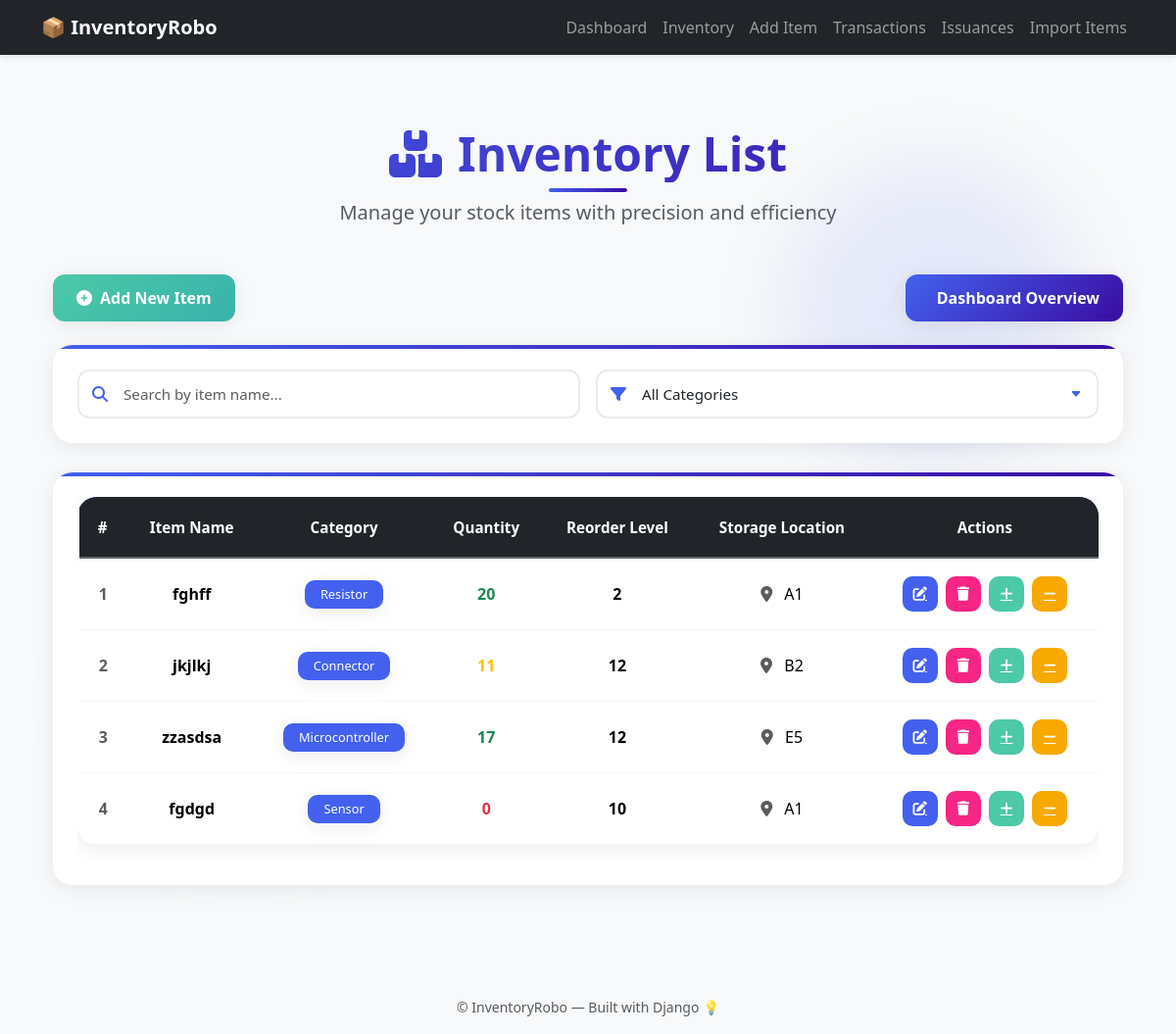
/inventory/, run on an earlier commit of the app's database.
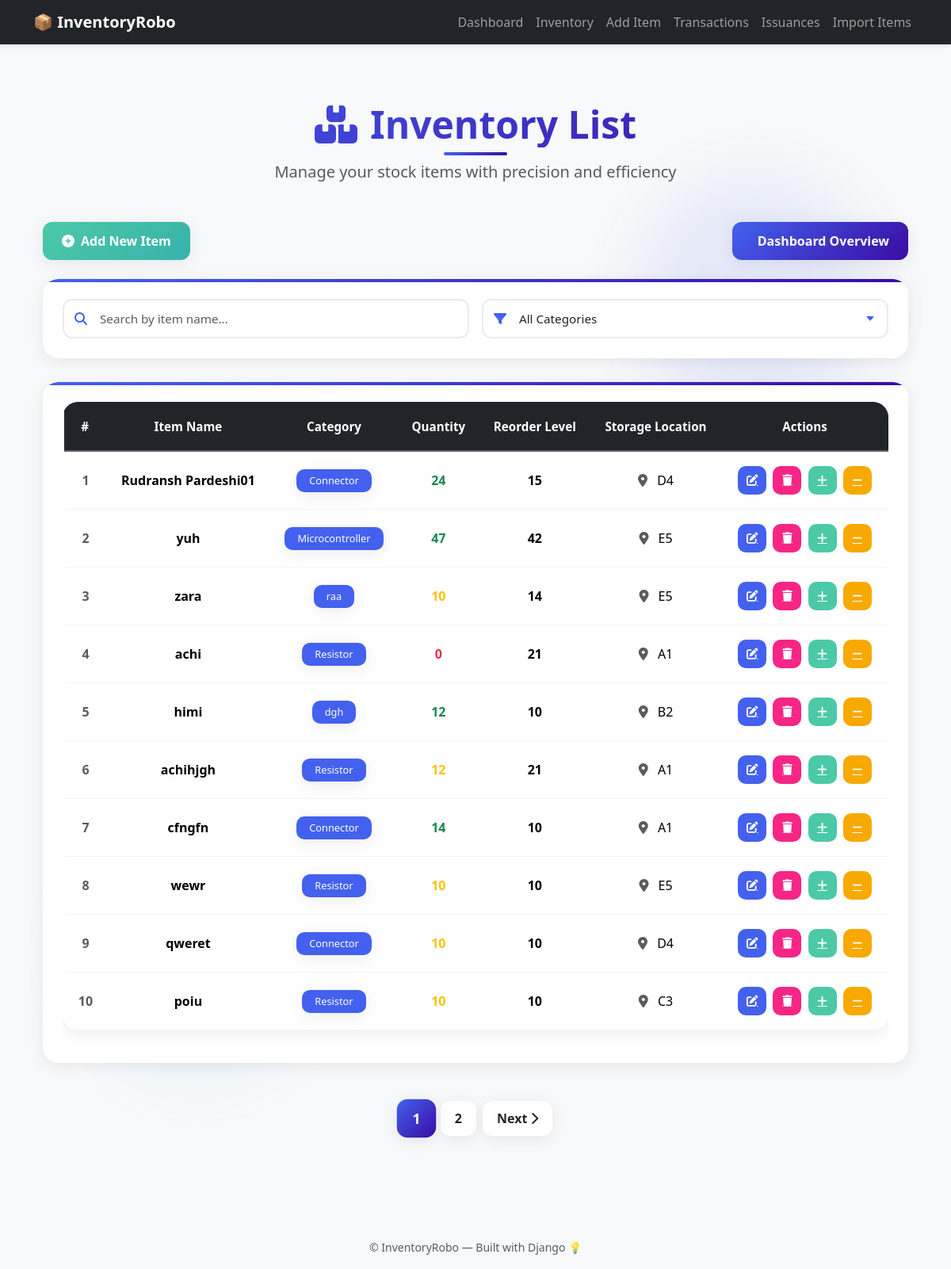
And on a later commit of the database.
### inventory/models.py (models this page shows, shortened)
class Item(models.Model):
    serial_no = models.PositiveIntegerField(unique=True, blank=True, null=True)
    name = models.CharField(max_length=100)
    category = models.CharField(max_length=50, choices=CATEGORY_CHOICES)
    custom_category = models.CharField(max_length=100, blank=True, null=True)
    quantity = models.PositiveIntegerField(default=0)
    reorder_level = models.PositiveIntegerField(default=5)
    unit_price = models.DecimalField(max_digits=10, decimal_places=2)
    supplier = models.CharField(max_length=100, blank=True, null=True)
    location = models.CharField(max_length=100, blank=True, null=True)
    description = models.TextField(blank=True, null=True)
    created_at = models.DateTimeField(auto_now_add=True)
    storage_location = models.CharField(max_length=10, blank=True, null=True, editable=False)

### inventory/views.py (the view)
# urls.py: path('inventory/', views.inventory_list, name='inventory_list'),
def inventory_list(request):
    items = Item.objects.all().order_by('serial_no')
    paginator = Paginator(items, 10)
    page_number = request.GET.get('page')
    page_obj = paginator.get_page(page_number)
    context = {
        'items': items,
        'CATEGORIES': get_all_categories(),
        'page_obj': page_obj,
    }
    return render(request, 'inventory/inventory_list.html', context)

### inventory/utils.py (called while the page is built)
def get_all_categories():
    return (
        Item.objects
        .exclude(category__isnull=True)
        .exclude(category__exact='')
        .values_list('category', flat=True)
        .distinct()
        .order_by('category')
    )

### inventory/templates/inventory/inventory_list.html (shortened to what the changed rows need)
{% extends 'inventory/base.html' %}
{% load static %}
{% block content %}
<link rel="stylesheet" href="https://cdnjs.cloudflare.com/ajax/libs/font-awesome/6.5.0/css/all.min.css">
<div class="container py-5 position-relative">
    <div class="bg-blob bg-blob-1"></div>
    <div class="text-center mb-5 fade-in-up">
        <h1 class="fw-bold gradient-title display-5 mb-3">
            <i class="fas fa-boxes-stacked me-3"></i>Inventory List
        </h1>
        <p class="text-muted fs-5">Manage your stock items with precision and efficiency</p>
    </div>
    <div class="d-flex justify-content-between mb-4 flex-wrap gap-3 slide-in-left">
        <a href="{% url 'add_item' %}" class="btn btn-success-modern btn-modern pulse-hover">
        </a>
        <a href="{% url 'dashboard' %}" class="btn btn-primary-modern btn-modern">
        </a>
    </div>
    <div class="search-filter-card fade-in-up" style="animation-delay: 0.1s;">
        <div class="row g-3 align-items-center">
        </div>
    </div>
    <div class="action-card fade-in-up" style="animation-delay: 0.2s;">
        <div class="table-responsive">
            <table class="table table-modern table-hover" id="inventoryTable">
                <thead class="table-modern">
                    <tr>
                        <th>#</th>
                        <th>Item Name</th>
                        <th>Category</th>
                        <th>Quantity</th>
                        <th>Reorder Level</th>
                        <th>Storage Location</th>
                        <th>Actions</th>
                    </tr>
                </thead>
                <tbody>
                    {% for item in page_obj %}
                    <tr class="fade-in-up
                    {% if item.quantity == 0 %}
                          row-out-stock
                         {% elif item.quantity <= item.reorder_level %}
                         row-low-stock
                         {% endif %}
                    ">
                        <td class="fw-bold text-muted">{{ item.serial_no }}</td>
                        <td class="item-name fw-semibold">{{ item.name }}</td>
                        <td class="item-category">
                            <span class="badge badge-modern badge-category">
                                {{ item.category }}
                            </span>
                        </td>
                        <td>
                            <span class="fw-bold fs-6
                                {% if item.quantity == 0 %}text-danger
                                {% elif item.quantity <= item.reorder_level %}text-warning
                                {% else %}text-success{% endif %}">
                                {{ item.quantity }}
                            </span>
                        </td>
                        <td class="fw-semibold">{{ item.reorder_level }}</td>
                        <td>
                            <i class="fas fa-location-dot me-2 text-muted"></i>
                            {{ item.storage_location }}
                        </td>
                        <td class="action-buttons">
                            <a href="{% url 'edit_item' item.id %}" class="action-btn"
                                style="background: var(--primary);" title="Edit Item">
                                <i class="fas fa-edit"></i>
                            </a>
                            <a href="{% url 'delete_item' item.id %}" class="action-btn"
                                style="background: var(--danger);" title="Delete Item"
                                onclick="return confirm('Are you sure you want to delete this item?')">
                                <i class="fas fa-trash"></i>
                            </a>
                            <a href="{% url 'add_stock' item.id %}" class="action-btn"
                                style="background: var(--success);" title="Add Stock">
                                <i class="fas fa-plus"></i>
                            </a>
                            <a href="{% url 'remove_stock' item.id %}" class="action-btn"
                                style="background: var(--warning);" title="Remove Stock">
                                <i class="fas fa-minus"></i>
                            </a>
                        </td>
                    </tr>
                    {% endfor %}
                </tbody>
            </table>
        </div>
    </div>
    {% if page_obj.paginator.num_pages > 1 %}
    <div class="d-flex justify-content-center mt-5 fade-in-up" style="animation-delay: 0.4s;">
        <nav>
            <ul class="pagination pagination-modern">
                {% for num in page_obj.paginator.page_range %}
                {% if page_obj.number == num %}
                <li class="page-item active">
                    <span class="page-link">{{ num }}</span>
                </li>
                {% elif num > page_obj.number|add:'-3' and num < page_obj.number|add:'3' %} <li class="page-item">
                    <a class="page-link" href="?page={{ num }}">{{ num }}</a>
                    </li>
                    {% endif %}
                    {% endfor %}
                    {% if page_obj.has_next %}
                    <li class="page-item">
                        <a class="page-link" href="?page={{ page_obj.next_page_number }}">
                            Next<i class="fas fa-chevron-right ms-1"></i>
                        </a>
                    </li>
                    {% endif %}
            </ul>
        </nav>
    </div>
    {% endif %}
</div>
{% endblock %}

What changed in the data, as far as the page shows it:
removed Item: serial_no "1", name "fghff", category "Resistor", quantity "20", reorder_level "2", storage_location "A1"
removed Item: serial_no "2", name "jkjlkj", category "Connector", quantity "11", reorder_level "12", storage_location "B2"
removed Item: serial_no "3", name "zzasdsa", category "Microcontroller", quantity "17", reorder_level "12", storage_location "E5"
removed Item: serial_no "4", name "fgdgd", category "Sensor", quantity "0", reorder_level "10", storage_location "A1"
added Item: serial_no "1", name "Rudransh Pardeshi01", category "Connector", quantity "24", reorder_level "15", storage_location "D4"
added Item: serial_no "2", name "yuh", category "Microcontroller", quantity "47", reorder_level "42", storage_location "E5"
added Item: serial_no "3", name "zara", category "raa", quantity "10", reorder_level "14", storage_location "E5"
added Item: serial_no "4", name "achi", category "Resistor", quantity "0", reorder_level "21", storage_location "A1"
added Item: serial_no "5", name "himi", category "dgh", quantity "12", reorder_level "10", storage_location "B2"
added Item: serial_no "6", name "achihjgh", category "Resistor", quantity "12", reorder_level "21", storage_location "A1"
added Item: serial_no "7", name "cfngfn", category "Connector", quantity "14", reorder_level "10", storage_location "A1"
added Item: serial_no "8", name "wewr", category "Resistor", quantity "10", reorder_level "10", storage_location "E5"
added Item: serial_no "9", name "qweret", category "Connector", quantity "10", reorder_level "10", storage_location "D4"
added Item: serial_no "10", name "poiu", category "Resistor", quantity "10", reorder_level "10", storage_location "C3"
Also different on the page:
new list line: "1"
new list line: "2"
text now shown: "Next"
